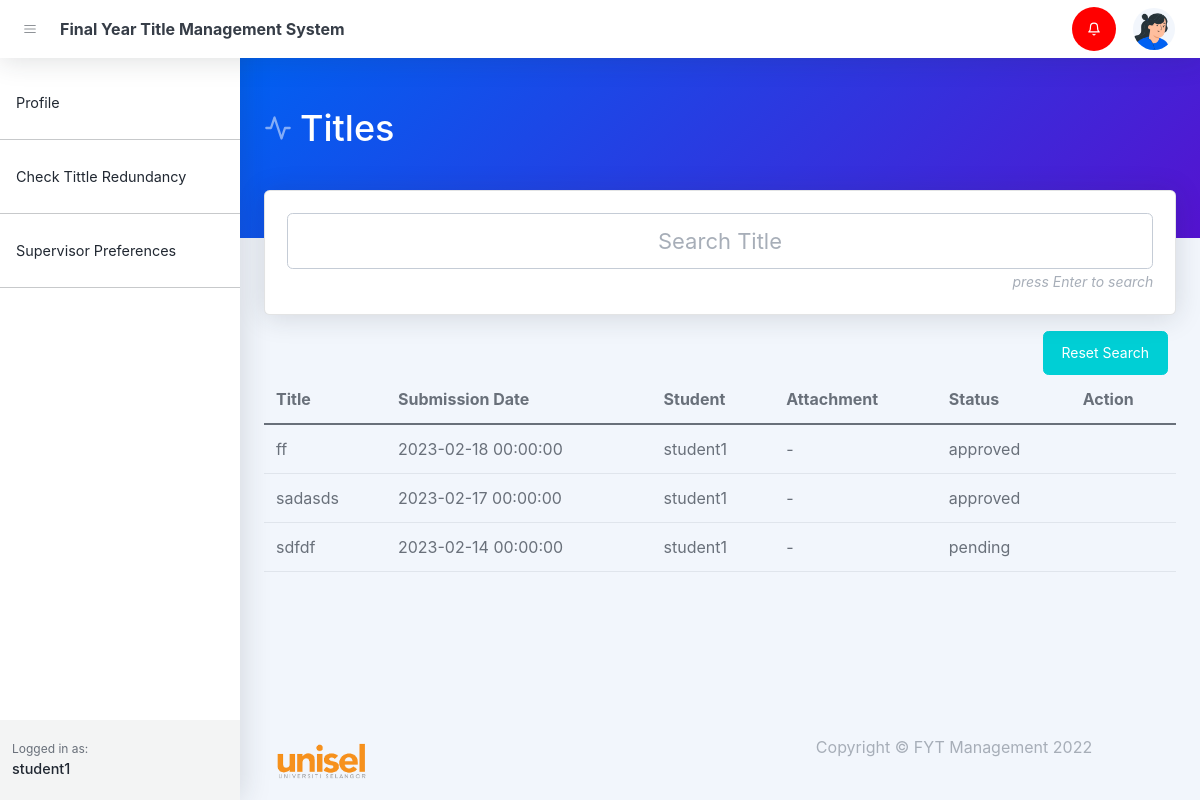
Page /proposals.php (signed in) on the committed database.
### tables this page shows
CREATE TABLE `notifications` (
  `id` bigint(20) UNSIGNED NOT NULL,
  `user_id` text DEFAULT NULL,
  `notification` text DEFAULT NULL,
  `status` varchar(255) DEFAULT NULL,
  `created_at` timestamp NULL DEFAULT NULL,
  `updated_at` timestamp NULL DEFAULT NULL
);

CREATE TABLE `proposals` (
  `id` bigint(20) UNSIGNED NOT NULL,
  `title` text DEFAULT NULL,
  `submission_date` datetime DEFAULT NULL,
  `status` varchar(255) DEFAULT NULL,
  `user_id` bigint(20) DEFAULT NULL,
  `supervisor_id` bigint(20) DEFAULT NULL,
  `supervisor_status` varchar(255) DEFAULT NULL,
  `fyp_coordinator_status` varchar(255) DEFAULT NULL,
  `cluster_status` varchar(255) DEFAULT NULL,
  `attachment` text DEFAULT NULL,
  `attachment_name` text DEFAULT NULL,
  `reason` text DEFAULT NULL
);

CREATE TABLE `users` (
  `id` bigint(20) UNSIGNED NOT NULL,
  `name` varchar(255) NOT NULL,
  `email` varchar(255) DEFAULT NULL,
  `handphone` varchar(255) DEFAULT NULL,
  `roles` varchar(255) DEFAULT NULL,
  `password` varchar(255) DEFAULT NULL,
  `image` text DEFAULT NULL,
  `created_at` timestamp NULL DEFAULT NULL,
  `updated_at` timestamp NULL DEFAULT NULL
);

### controllers/proposal.php (called while the page is built, shortened)
<?php
    $conn = setDbConnection();
    function index(){
        global $conn;
        $sql = "select proposals.*, student.id as student_id, student.name as student_name, supervisor.name as supervisor_name from proposals
        left join users as student on proposals.user_id = student.id
        left join users as supervisor on supervisor.id = proposals.supervisor_id";
        if($_SESSION['roles'] == 'student'){
            $sql .= " where student.id = ".$_SESSION['id'];
        }
        $sql = $sql." order by id desc";
        $result = $conn->query($sql);
        if ($result->num_rows > 0) {
            while ($row = $result->fetch_assoc()) {
                $proposals[] = [
                    'id' => $row['id'],
                    "title" => $row['title'] ?? null,
                    'submission_date' => $row['submission_date'] ?? null,
                    'status' => $row['status'] ?? null,
                    'student_id' => $row['student_id'] ?? null,
                    'student' => $row['student_name'] ?? null,
                    'attachment' => $row['attachment'] ?? null,
                    'attachment_name' => $row['attachment_name'] ?? null,
                    'fyp_coordinator_status' => $row['fyp_coordinator_status'] ?? null,
                    'reason' => $row['reason'] ?? null,
                    'supervisor' => $row['supervisor_name'] ?? null,
                ];
            }
            return  $proposals;
        }
    }
?>

### controllers/notifications.php (called while the page is built, shortened)
<?php
    $conn = setDbConnection();
    function getNotifications(){
        global $conn;
        $sql = "select notifications.*, users.name from notifications
        left join users on users.id = notifications.user_id
        where notifications.user_id = '".$_SESSION['id']."'
        order by id desc";
        $result = $conn->query($sql);
        if ($result->num_rows > 0) {
            while ($row = $result->fetch_assoc()) {
                $proposals[] = $row;
            }
            return  $proposals;
        }
    }
?>

### proposals.php (the view, shortened to what this page needs)
<!DOCTYPE html>
<html lang="en">
    <head>
       <?php include('layout_admin/header.php')?>
    </head>
    <body class="nav-fixed">
        <?php include('layout_admin/navbar.php')?>
        <div id="layoutSidenav">
            <div id="layoutSidenav_nav">
                <?php include('layout_admin/sidenav.php')?>
            </div>
            <div id="layoutSidenav_content">
                <main>
                    <header class="page-header page-header-dark bg-gradient-primary-to-secondary pb-5">
                        <div class="container-xl px-4">
                            <div class="page-header-content pt-4">
                                <div class="row align-items-center justify-content-between">
                                    <div class="col-auto mt-4">
                                        <h1 class="page-header-title">
                                            <div class="page-header-icon"><i data-feather="activity"></i></div>
                                            Titles
                                        </h1>
                                    </div>
                                </div>
                            </div>
                        </div>
                    </header>
                    <div class="container-xl px-4" style='margin-top:-3rem'>
                        <div class="row">
                            <div class="col-xxl-12 col-xl-12 mb-3">
                                <div class="card h-100">
                                    <div class="card-body h-100 ">
                                        <div class="row align-items-center">
                                            <div class="col-xl-12 col-xxl-12">
                                                <div class="text-center text-xl-start text-xxl-center">
                                                    <input type="text" class="form-control text-center"
                                                    style="font-size:22px" placeholder="Search Title" name="search-proposal" onkeypress="enterKeyPressed(event)">
                                                    <div class="text-end">
                                                        <i><small class="text-muted">press Enter to search</small></i>
                                                    </div>
                                                </div>
                                            </div>
                                        </div>
                                    </div>
                                </div>
                            </div>
                        </div>
                    </div>
                    <?php
                        include_once('controllers/proposal.php');
                        $proposals = index();
                    ?>
                    <div class="container-xl px-4">
                        <div class="row">
                            <div class="col-xxl-12 mb-5">
                                <div class="d-flex justify-content-end align-items-center">
                                    <button class="btn btn-info me-2" onclick="window.location.replace('/fyp/dashboard.php')">Reset Search</button>
                                </div>
                                <table class="table table-hover table-stripped" id="proposal">
                                    <thead>
                                        <tr>
                                            <th>Title</th>
                                            <th>Submission Date</th>
                                            <th>Student</th>
                                            <th>Attachment</th>
                                            <th>Status</th>
                                            <th>Action</th>
                                        </tr>
                                    </thead>
                                    <tbody>
                                        <?php
                                        if( isset($proposals)){
                                            foreach ($proposals as $key => $proposal) {
                                                $updateApproveStatus = null;
                                                $updateRejectStatus = null;
                                                $editProposal = null;
                                                $deleteProposal = null;
                                                $comment = null;
                                               echo '
                                                        <tr>
                                                            <td>'.$proposal['title'].'</td>
                                                            <td>'.$proposal['submission_date'].'</td>
                                                            <td>'.( $proposal['student'] ?? '-') .'</td>
                                                            <td>'.( $proposal['attachment_name'] ? '<a href="assets/proposals/'.$proposal['attachment'].'" target=blank>'.$proposal["attachment_name"].'</a>' : '-').'</td>
                                                            <td>'.$proposal['fyp_coordinator_status'].'</td>
                                                           '.$comment.'
                                                            <td>
                                                                '.$editProposal.'
                                                                '.$updateApproveStatus.'
                                                                '.$updateRejectStatus.'
                                                                '.$deleteProposal.'
                                                            </td>
                                                        </tr>
                                                ';
                                            }
                                        }else{
                                            echo '<tr><td colspan=7>No Proposals!</td></tr>';
                                        }
                                        ?>
                                    </tbody>
                                </table>
                            </div>
                        </div>
                    </div>
                </main>
                <?php include('layout_admin/footer.php')?>
            </div>
        </div>
    </body>
</html>

### rows in the picture
proposals: title "ff", submission_date "2023-02-18 00:00:00", users.name "student1", fyp_coordinator_status "approved"
proposals: title "sadasds", submission_date "2023-02-17 00:00:00", users.name "student1", fyp_coordinator_status "approved"
proposals: title "sdfdf", submission_date "2023-02-14 00:00:00", users.name "student1", fyp_coordinator_status "pending"

### other values in the picture
$_SESSION['name'] "student1"
